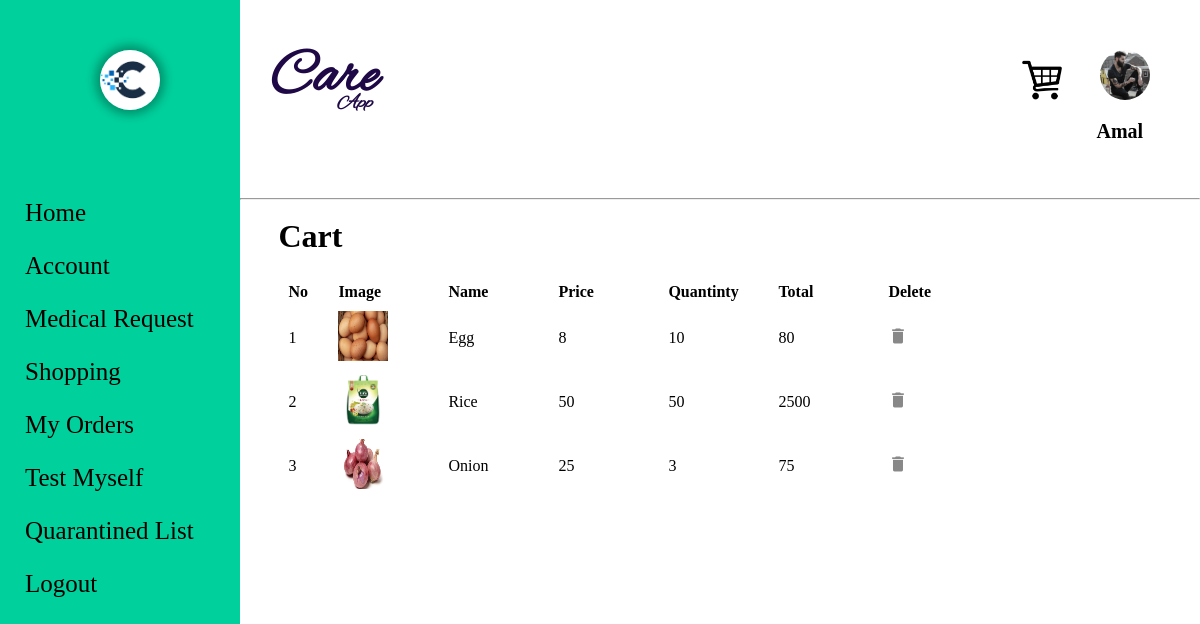
Screenshot of /Cart.php (signed in) with the database file from the repository.
### tables this page shows
CREATE TABLE `dp` (
  `dp_id` int(5) NOT NULL,
  `L_id` int(5) NOT NULL,
  `image` varchar(50) NOT NULL,
  `status` tinyint(1) NOT NULL DEFAULT 1
);

CREATE TABLE `cart` (
  `C_id` int(5) NOT NULL,
  `L_id` int(5) NOT NULL,
  `P_id` int(5) NOT NULL,
  `quantity` int(5) NOT NULL
);

CREATE TABLE `product` (
  `P_id` int(5) NOT NULL,
  `name` varchar(20) NOT NULL,
  `price` int(5) NOT NULL,
  `quantity` int(5) NOT NULL,
  `category` varchar(20) NOT NULL,
  `image` varchar(50) NOT NULL,
  `status` tinyint(1) NOT NULL DEFAULT 1
);

### Cart.php (the view, shortened to what this page needs)
<!DOCTYPE html>
<html lang="en">
<head>
	<link rel="stylesheet" type="text/css" href="css\registration.css" />
</head>
<body>
	<?php require("Leftbar.php"); ?>
	<div class="right_cont" style="{background-color: rgb(232, 232, 232);}">
		<?php require("Topbar.php"); ?>
		<br><h1 style="margin-left:4%;">Cart</h1><br>
		<table class="cart" cellpadding="5" cellspacing="10">
			<tbody>
			<tr>
				<th style="text-align:left;" width="40px">No</th>
				<th style="text-align:left;" width="100px">Image</th>
				<th style="text-align:left;" width="100px">Name</th>
				<th style="text-align:left;" width="100px">Price</th>
				<th style="text-align:left;" width="100px">Quantinty</th>
				<th style="text-align:left;" width="100px">Total</th>
				<th style="text-align:left;" width="100px">Delete</th>
			</tr>
			<?php
				$counter = 0;
				$tmpid=$_SESSION['id'];
				$con=mysqli_connect("localhost","root","","care_app")or die("couldn't connect");
				$query="select * from cart where L_id = $tmpid";
				$result =mysqli_query($con,$query);
				while($row=mysqli_fetch_array($result))
				{
					$id=$row['P_id'];
					$cid=$row['C_id'];
					$quer="select * from product where P_id=$id";
					$resl =mysqli_query($con,$quer);
					$ro=mysqli_fetch_array($resl);
						$image = $ro['image'];
						$image_src = "uploads/".$image;
						?>
					<tr>
						<td><?php echo ++$counter ?></td>
						<td><img src='<?php echo $image_src;  ?>' width="50" height="50" ></td>
						<td><?php echo $ro['name'] ?></td>
						<td><?php echo $ro['price'] ?></td>
						<td><?php echo $row['quantity'] ?></td>
						<?php
							$total=$row['quantity']*$ro['price'];
						?>
						<td><?php echo $total ?></td>
						<td><a href="php/delete.php?dd=<?php echo $cid ?>"><img src="images\icon-delete.png" /></a></td>
					</tr>
					<?php
				}
			?>
	</div>
</body>
</html>

### Topbar.php (shortened to what this page needs)
<!DOCTYPE html>
<html lang="en">
<head>
     <link rel="stylesheet" href="css/home.css">
</head>
<body>
    <div class="nav">
            <h1>Care</h1>
            <h2>App</h2>
        <div class="logo">
            <?php
            if(isset($_SESSION['id']))
            {
                $con = mysqli_connect("localhost","root","","care_app")or die("failed");
                $tmpid=$_SESSION['id'];
                if($row['user_type']=='user')
                {    ?>
                    <a href="Cart.php"><img class="carticon" src="images/cart.png" width="40" height="40"></a>
                    <?php
                }
                $sql="select image from dp where L_id=$tmpid ";
                $result=mysqli_query($con,$sql) or die($sql);
                if(mysqli_num_rows($result)>0)
                {
                    $row = mysqli_fetch_array($result);
                    $image = $row['image'];
                    $image_src = "uploads/".$image;
                    ?>
                    <a href="ViewProfile.php"><img class="usericon" src="<?php echo $image_src;  ?>" ></a>
                <?php
                }
                else
                {
                ?>
                    <a href="ViewProfile.php"><img class="usericon" src="images/uicon.png" ></a>
                <?php
                }
            }
            else
            {
            ?>
                <a href="Login.php"><img class="usericon" src="images/uicon.png" ></a>
            <?php
            }
        ?>
            <h3>
            <?php
                if(isset($_SESSION['id']))
                {
                    $con = mysqli_connect("localhost","root","","care_app")or die("failed");
                    $tmpid=$_SESSION['id'];
                        $sql="select name as name from admin where L_id=$tmpid
                        union select name from user where L_id=$tmpid
                        union select name from medical_staff where L_id=$tmpid
                        union select name from punchayat_officer where L_id=$tmpid
                        union select name from volunteer where L_id=$tmpid";
                        $result=mysqli_query($con,$sql) or die($sql);
                        if(mysqli_num_rows($result)>0)
                        {
                            while($row=mysqli_fetch_array($result))
                            {
                                $name=$row['name'];
                                echo $name;
                            }
                        }
                }
            ?></h3>
        </div>
    </div>
    <hr>
</body>
</html>

### css/registration.css (style rules this page uses)
body { background-color:whitesmoke; background-attachment:fixed; margin: 0px; }
h1 { margin-top: 0%; }

### css/home.css (style rules this page uses)
* { margin:0; padding:0; transition: .5s ease-out; }
h2 { font-size: 22px; }
.right_cont { width:80%; height:100vh; float:left; background-color: white; }
.nav { position: relative; top:0px; background-color: white; width: 100%; height:24.8%; }
.nav h1 { font-family:hel; float:left; margin-top:40px; margin-left: 30px; font-size: 60px; color: rgb(30, 8, 70); }
.nav h2 { font-family:hel; float:left; margin-top:90px; margin-left: -40px; font-size: 20px; color: rgb(30, 8, 70); }
.logo { position: relative; height: 100%; width:30%; float:right; }
.usericon { float:right; margin-top:50px; margin-right:50px; width:50px; height:50px; border-radius: 50%; transition: 0.10s ease-out; }
.carticon { float:left; margin-left:110px; margin-top:60px; width:40px; height:40px; transition: 0.10s ease-out; }
.logo h3 { float:right; font-size: 20px; margin-top:120px; margin-right: -15%; }

### Cart.php (style rules this page uses)
table { margin-left:4%; }

### Leftbar.php (style rules this page uses)
a { text-decoration:none; color:black; }

### rows the page displays
dp: image (picture)
cart: P.image (picture), P.name "Egg", P.price "8", quantity "10", quantity.price "80"
cart: P.image (picture), P.name "Rice", P.price "50", quantity "50", quantity.price "2500"
cart: P.image (picture), P.name "Onion", P.price "25", quantity "3", quantity.price "75"

### other values shown
$name "Amal"
